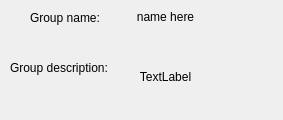
<?xml version="1.0" encoding="UTF-8"?>
<ui version="4.0">
 <class>GroupWidget</class>
 <widget class="QWidget" name="GroupWidget">
  <property name="geometry">
   <rect>
    <x>0</x>
    <y>0</y>
    <width>283</width>
    <height>120</height>
   </rect>
  </property>
  <property name="windowTitle">
   <string>Form</string>
  </property>
  <widget class="QLabel" name="label">
   <property name="geometry">
    <rect>
     <x>30</x>
     <y>10</y>
     <width>71</width>
     <height>16</height>
    </rect>
   </property>
   <property name="text">
    <string>Group name:</string>
   </property>
  </widget>
  <widget class="QLabel" name="label_2">
   <property name="geometry">
    <rect>
     <x>10</x>
     <y>60</y>
     <width>101</width>
     <height>16</height>
    </rect>
   </property>
   <property name="text">
    <string>Group description:</string>
   </property>
  </widget>
  <widget class="QLabel" name="groupDescLabel">
   <property name="geometry">
    <rect>
     <x>110</x>
     <y>70</y>
     <width>111</width>
     <height>41</height>
    </rect>
   </property>
   <property name="text">
    <string>TextLabel</string>
   </property>
   <property name="alignment">
    <set>Qt::AlignHCenter|Qt::AlignTop</set>
   </property>
  </widget>
  <widget class="QLabel" name="groupNameLabel">
   <property name="geometry">
    <rect>
     <x>110</x>
     <y>10</y>
     <width>111</width>
     <height>31</height>
    </rect>
   </property>
   <property name="text">
    <string>name here</string>
   </property>
   <property name="alignment">
    <set>Qt::AlignHCenter|Qt::AlignTop</set>
   </property>
  </widget>
 </widget>
 <resources/>
 <connections/>
</ui>
